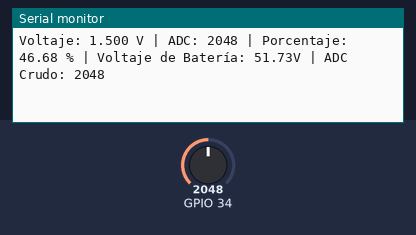
The program below on a simulated ESP32. On the bench: the last lines printed to the serial monitor. The test bench sets the inputs (shaded band); at power-on: GPIO 34 = 2048.

Above: at 1.2 s.
1.3 s: GPIO 34 set to 2866
At 1.53 s:
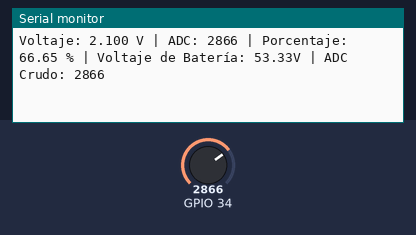
2.8 s: GPIO 34 set to 3603
At 2.87 s:
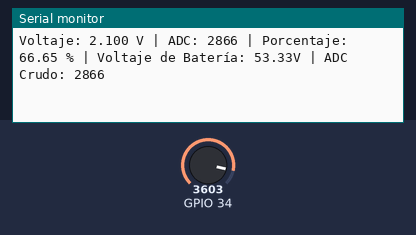
Timing chart, 0 to 5.8 s (numbered marks = the images above; inputs shaded):
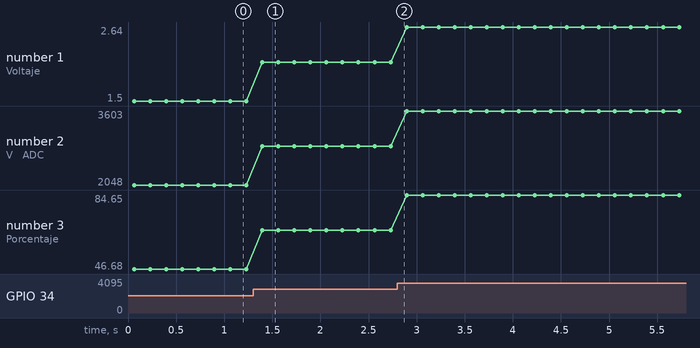

The program:

main.cpp
```cpp
#include <Arduino.h>
#include "Sensores/Tension/Tension.h"

void setup() {
    Serial.begin(115200);
    pinMode(34, INPUT);
}

void loop() {
    MedidaTension datos = leerTensionCompleta();

    Serial.print("Voltaje: ");
    Serial.print(datos.voltaje, 3);

    Serial.print(" V | ADC: ");
    Serial.print(datos.adc);
    Serial.print(" | ");

    Serial.print("Porcentaje: ");
    Serial.print(datos.porcentaje, 2);
    Serial.print(" %");
    Serial.print(" | ");

    Serial.print("Voltaje de Batería: ");
    Serial.print(datos.voltajeBateria, 2);
    Serial.print("V");
    Serial.print(" | ");

    Serial.print("ADC Crudo: ");
    Serial.println(datos.adc_crudo);

    delay(100);
}
```

Temperatura.cpp
```cpp

```

Temperatura.cpp
```cpp

```

Tension.cpp
```cpp
#include "Tension.h"

MedidaTension leerTensionCompleta() {
    MedidaTension resultado;

    long suma = 0;
    for (int i = 0; i < 30; i++) {
        suma += analogRead(34);
        delay(2);
    }
    resultado.adc = (int)(suma / 30);

    resultado.voltaje = (resultado.adc * 3 / 4095.0);

    float voltajeLimpio = constrain(resultado.voltaje, 0.1, 3.1);
    resultado.porcentaje = ((voltajeLimpio - 0.1) / (3.1 - 0.1)) * 100.0;

    resultado.voltajeBateria = ((voltajeLimpio - 0.1) / (3.1 - 0.1)) * (56.0 - 48.0) + 48.0;

    resultado.adc_crudo = analogRead(34);
    return resultado;
}
```

Tension.h
```cpp
#ifndef TENSION_H
#define TENSION_H

#include <Arduino.h>

struct MedidaTension {
    float voltaje;
    int adc;
    float porcentaje;
    float voltajeBateria;
    int adc_crudo;
};

MedidaTension leerTensionCompleta();

#endif
```

Measured:
- after the input at 1.3 s, the serial monitor: prints a new line after 0.10 s (image 1)
- plotted number 1: 1.5 → 2.1 after the input at 1.3 s, 2.1 → 2.64 after the input at 2.8 s
- plotted number 2: 2048 → 2866 after the input at 1.3 s, 2866 → 3603 after the input at 2.8 s
- plotted number 3: 46.68 → 66.65 after the input at 1.3 s, 66.65 → 84.65 after the input at 2.8 s
